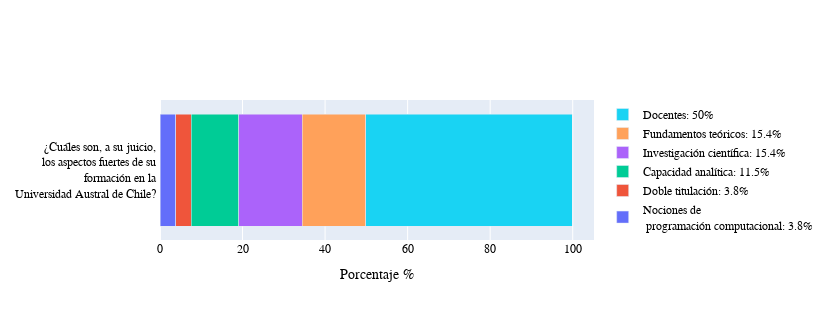

Notebook code cell kept with this figure:
### Markdown cell above
## Opiniones sobre los aspectos fuertes de la formación académica en la Universidad Austral de Chile

### Code cell
path_file_sorted    = 'egresados_sorted_sin.xlsx'
resp_forta(path_file_sorted)

### Figure 1 — Plotly figure (JSON) as saved in the notebook; plotly's stock layout.template omitted (floating-point values rounded to 4 significant figures)
{"data": [{"name": "Nociones de <br> programación computacional: 3.8%", "orientation": "h", "type": "bar", "x": [3.8], "y": ["¿Cuáles son, a su juicio, <br> los aspectos fuertes de su <br> formación en la <br> Universidad Austral de Chile? "]}, {"name": "Doble titulación: 3.8%", "orientation": "h", "type": "bar", "x": [3.8], "y": ["¿Cuáles son, a su juicio, <br> los aspectos fuertes de su <br> formación en la <br> Universidad Austral de Chile? "]}, {"name": "Capacidad analítica: 11.5%", "orientation": "h", "type": "bar", "x": [11.5], "y": ["¿Cuáles son, a su juicio, <br> los aspectos fuertes de su <br> formación en la <br> Universidad Austral de Chile? "]}, {"name": "Investigación científica: 15.4%", "orientation": "h", "type": "bar", "x": [15.4], "y": ["¿Cuáles son, a su juicio, <br> los aspectos fuertes de su <br> formación en la <br> Universidad Austral de Chile? "]}, {"name": "Fundamentos teóricos: 15.4%", "orientation": "h", "type": "bar", "x": [15.4], "y": ["¿Cuáles son, a su juicio, <br> los aspectos fuertes de su <br> formación en la <br> Universidad Austral de Chile? "]}, {"name": "Docentes: 50%", "orientation": "h", "type": "bar", "x": [50], "y": ["¿Cuáles son, a su juicio, <br> los aspectos fuertes de su <br> formación en la <br> Universidad Austral de Chile? "]}], "layout": {"barmode": "stack", "font": {"color": "black", "family": "Rockwell", "size": 12}, "height": 320, "legend": {"title": {"font": {"color": "green"}}}, "title": {"font": {"color": "black", "family": "Rockwell", "size": 14}, "text": ""}, "width": 830, "xaxis": {"title": {"text": "Porcentaje %"}}}}
